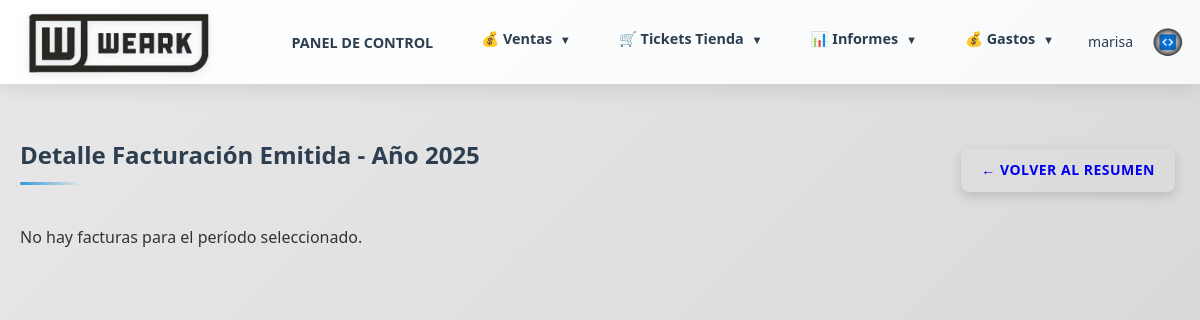
The app's page /informes/facturacion-emitida/detalle (signed in), older data.
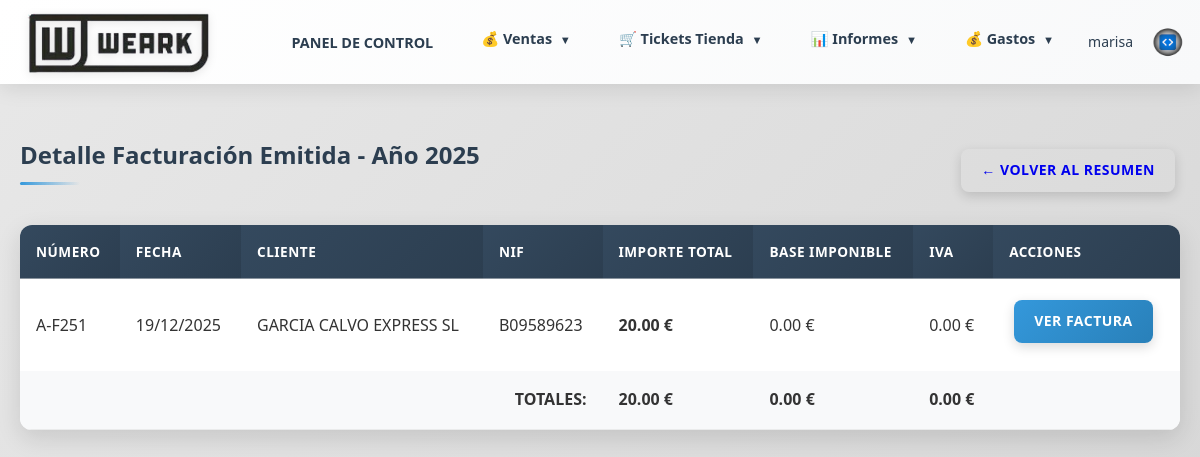
The same page, newer data.
### models.py (models this page shows, shortened)
class Factura(db.Model):
    __tablename__ = 'facturas'
    id = db.Column(db.Integer, primary_key=True)
    pedido_id = db.Column(db.Integer, db.ForeignKey('pedidos.id'), nullable=True)
    pedido = db.relationship('Pedido', backref='facturas', lazy=True)
    presupuesto_id = db.Column(db.Integer, db.ForeignKey('presupuestos.id'), nullable=True)
    presupuesto = db.relationship('Presupuesto', backref='facturas', lazy=True)
    serie = db.Column(db.String(10), nullable=False, default='A')
    numero = db.Column(db.String(50), nullable=False)
    fecha_expedicion = db.Column(db.Date, nullable=False)
    tipo_factura = db.Column(db.String(10), nullable=False, default='F1')  # F1 = Factura completa
    descripcion = db.Column(db.Text)
    nif = db.Column(db.String(20))
    nombre = db.Column(db.String(200), nullable=False)
    importe_total = db.Column(db.Numeric(10, 2), nullable=False)
    estado = db.Column(db.String(50), nullable=False, default='pendiente')  # pendiente, enviado, confirmado, error
    huella_verifactu = db.Column(db.Text)  # Respuesta de la API Verifactu
    fecha_creacion = db.Column(db.DateTime, default=datetime.utcnow)
    fecha_confirmacion = db.Column(db.DateTime)  # Fecha en que se recibió la huella
    lineas = db.relationship('LineaFactura', backref='factura', lazy=True, cascade='all, delete-orphan')

### routes/informes.py (the view)
@informes_bp.route('/informes/facturacion-emitida/detalle')
@login_required
def facturacion_emitida_detalle():
    tipo_filtro = request.args.get('tipo', 'mes')
    año = request.args.get('año', datetime.now().year, type=int)
    periodo = request.args.get('periodo', None, type=int)
    query = Factura.query.filter(extract('year', Factura.fecha_expedicion) == año)
    if tipo_filtro == 'mes' and periodo:
        query = query.filter(extract('month', Factura.fecha_expedicion) == periodo)
        periodo_label = f"{['', 'Enero', 'Febrero', 'Marzo', 'Abril', 'Mayo', 'Junio', 'Julio', 'Agosto', 'Septiembre', 'Octubre', 'Noviembre', 'Diciembre'][periodo]} {año}"
    elif tipo_filtro == 'trimestre' and periodo:
        mes_inicio = (periodo - 1) * 3 + 1
        mes_fin = periodo * 3
        query = query.filter(extract('month', Factura.fecha_expedicion).between(mes_inicio, mes_fin))
        trimestres = {1: '1T', 2: '2T', 3: '3T', 4: '4T'}
        periodo_label = f"{trimestres.get(periodo, '')} {año}"
    else:
        periodo_label = f"Año {año}"
    facturas = query.order_by(Factura.fecha_expedicion.desc()).all()
    return render_template('informes/detalle_facturacion_emitida.html',
                         facturas=facturas,
                         tipo_filtro=tipo_filtro,
                         año=año,
                         periodo=periodo,
                         periodo_label=periodo_label)

### app.py (called while the page is built)
@login_manager.user_loader
def load_user(user_id):
    from models import Usuario, Cliente
    if user_id.startswith('cliente_'):
        cliente_id = int(user_id.replace('cliente_', ''))
        cliente = Cliente.query.get(cliente_id)
        if cliente and cliente.tiene_acceso_web():
            return cliente
        return None
    else:
        return Usuario.query.get(int(user_id))

### models.py (called while the page is built)
    def is_supervisor(self):
        return self.rol == 'supervisor'

### templates/informes/detalle_facturacion_emitida.html (shortened to what the changed rows need)
{% extends "base.html" %}
{% block content %}
<div class="informes-container">
    <div style="display: flex; justify-content: space-between; align-items: center; margin-bottom: 20px;">
        <h2>Detalle Facturación Emitida - {{ periodo_label }}</h2>
    </div>
    {% if facturas %}
    <div class="table-container">
        <table class="clientes-table">
            <thead>
                <tr>
                    <th>Número</th>
                    <th>Fecha</th>
                    <th>Cliente</th>
                    <th>NIF</th>
                    <th>Importe Total</th>
                    <th>Base Imponible</th>
                    <th>IVA</th>
                    <th>Acciones</th>
                </tr>
            </thead>
            <tbody>
                {% for factura in facturas %}
                <tr>
                    <td>{{ factura.serie }}-{{ factura.numero }}</td>
                    <td>{{ factura.fecha_expedicion.strftime('%d/%m/%Y') if factura.fecha_expedicion else '-' }}</td>
                    <td>{{ factura.nombre }}</td>
                    <td>{{ factura.nif or '-' }}</td>
                    <td><strong>{{ "%.2f"|format(factura.importe_total) }} €</strong></td>
                    <td>
                        {% set tipo_iva = 21.0 %}
                        {% set base_total = 0.0 %}
                        {% for linea in factura.lineas %}
                            {% set importe_con_iva = linea.importe|float %}
                            {% set base_imponible = importe_con_iva / (1.0 + tipo_iva / 100.0) %}
                            {% set base_total = base_total + base_imponible %}
                        {% endfor %}
                        {{ "%.2f"|format(base_total) }} €
                    </td>
                    <td>
                        {% set tipo_iva = 21.0 %}
                        {% set iva_factura = 0.0 %}
                        {% for linea in factura.lineas %}
                            {% set importe_con_iva = linea.importe|float %}
                            {% set base_imponible = importe_con_iva / (1.0 + tipo_iva / 100.0) %}
                            {% set iva_linea = base_imponible * tipo_iva / 100.0 %}
                            {% set iva_factura = iva_factura + iva_linea %}
                        {% endfor %}
                        {{ "%.2f"|format(iva_factura) }} €
                    </td>
                    <td>
                        <a href="{{ url_for('facturacion.imprimir_factura', factura_id=factura.id) }}" class="btn btn-sm btn-primary" target="_blank">Ver Factura</a>
                    </td>
                </tr>
                {% endfor %}
            </tbody>
            <tfoot>
                <tr style="background: #f8f9fa; font-weight: bold;">
                    <td colspan="4" style="text-align: right;">TOTALES:</td>
                    <td>
                        {% set total_facturacion = facturas|sum(attribute='importe_total') %}
                        {{ "%.2f"|format(total_facturacion) }} €
                    </td>
                    <td>
                        {% set tipo_iva = 21.0 %}
                        {% set total_base = 0.0 %}
                        {% for factura in facturas %}
                            {% for linea in factura.lineas %}
                                {% set importe_con_iva = linea.importe|float %}
                                {% set base_imponible = importe_con_iva / (1.0 + tipo_iva / 100.0) %}
                                {% set total_base = total_base + base_imponible %}
                            {% endfor %}
                        {% endfor %}
                        {{ "%.2f"|format(total_base) }} €
                    </td>
                    <td>
                        {% set tipo_iva = 21.0 %}
                        {% set total_iva = 0.0 %}
                        {% for factura in facturas %}
                            {% for linea in factura.lineas %}
                                {% set importe_con_iva = linea.importe|float %}
                                {% set base_imponible = importe_con_iva / (1.0 + tipo_iva / 100.0) %}
                                {% set iva_linea = base_imponible * tipo_iva / 100.0 %}
                                {% set total_iva = total_iva + iva_linea %}
                            {% endfor %}
                        {% endfor %}
                        {{ "%.2f"|format(total_iva) }} €
                    </td>
                    <td></td>
                </tr>
            </tfoot>
        </table>
    </div>
    {% else %}
    <div class="no-data">
        <p>No hay facturas para el período seleccionado.</p>
    </div>
    {% endif %}
</div>
{% endblock %}

Row changes from the older to the newer data that the page shows:
added Factura: serie "A", numero "F251", fecha_expedicion "19/12/2025", nombre "GARCIA CALVO EXPRESS SL", nif "B09589623", importe_total "20.00", base_total "0.00", iva_factura "0.00"
Text that changed along with them:
{{ "%.2f"|format(total_facturacion) }}: (not shown) → "20.00"
{{ "%.2f"|format(total_base) }}: (not shown) → "0.00"
{{ "%.2f"|format(total_iva) }}: (not shown) → "0.00"
text no longer shown: "No hay facturas para el período seleccionado."
text now shown: "NÚMERO FECHA CLIENTE NIF IMPORTE TOTAL BASE IMPONIBLE IVA ACCIONES TOTALES: € € €"
